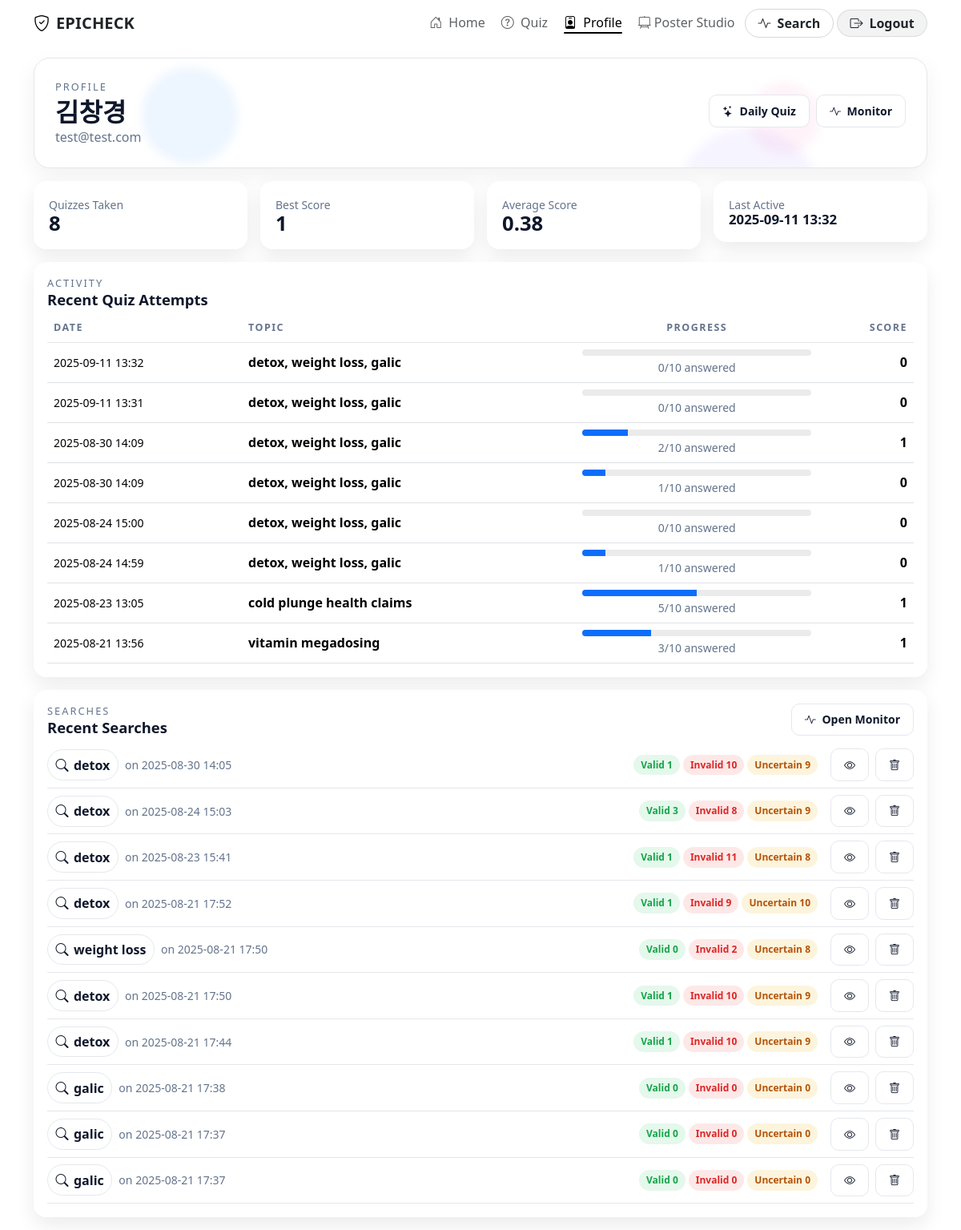
The page /profile (signed in) on the database as committed earlier.
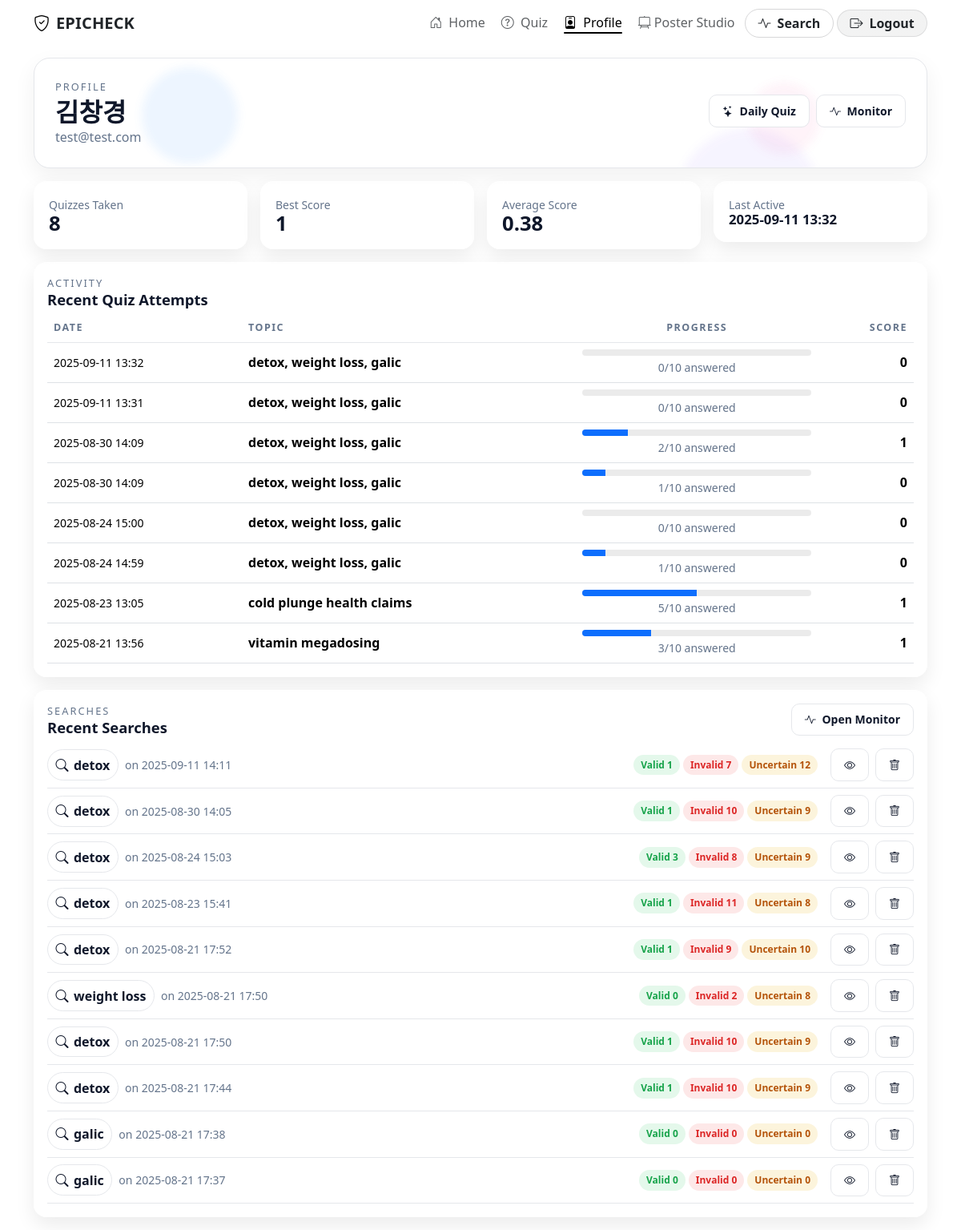
The same page on the database as committed later.
### tables this page shows
CREATE TABLE users (
            id            INTEGER PRIMARY KEY AUTOINCREMENT,
            name          TEXT,
            email         TEXT NOT NULL UNIQUE,
            password_hash TEXT NOT NULL,
            created_at    TEXT NOT NULL
        );

CREATE TABLE quiz_attempts (
            id         INTEGER PRIMARY KEY AUTOINCREMENT,
            quiz_id    INTEGER NOT NULL,
            user_id    INTEGER,                     -- null for anonymous
            anon_id    TEXT,                        -- per-session token for anonymous
            started_at TEXT NOT NULL,
            finished_at TEXT,
            score      INTEGER NOT NULL DEFAULT 0,
            FOREIGN KEY (quiz_id) REFERENCES quizzes(id) ON DELETE CASCADE,
            FOREIGN KEY (user_id) REFERENCES users(id) ON DELETE SET NULL
        );

CREATE TABLE quizzes (
            id         INTEGER PRIMARY KEY AUTOINCREMENT,
            topic      TEXT NOT NULL,
            is_daily   INTEGER NOT NULL DEFAULT 0,  -- 1 for daily quiz
            created_at TEXT NOT NULL
        );

CREATE TABLE searches (
            id          INTEGER PRIMARY KEY AUTOINCREMENT,
            keywords    TEXT NOT NULL,
            sources     TEXT NOT NULL,      -- comma-separated list (e.g., "youtube,reddit")
            created_at  TEXT NOT NULL       -- ISO 8601 UTC
        , user_id INTEGER);

### app.py (the view)
@app.route("/profile")
@login_required
def profile():
    db = get_db()
    user_id = g.user["id"]
    attempts = db.execute(
        """
        SELECT
          qa.id            AS attempt_id,
          qa.quiz_id,
          qa.score,
          qa.started_at,
          qa.finished_at,
          q.topic,
          q.is_daily,
          (SELECT COUNT(*) FROM quiz_items WHERE quiz_id = qa.quiz_id) AS total_items,
          (SELECT COUNT(*) FROM quiz_answers WHERE attempt_id = qa.id) AS answered
        FROM quiz_attempts qa
        JOIN quizzes q ON q.id = qa.quiz_id
        WHERE qa.user_id = ?
        ORDER BY qa.started_at DESC
        LIMIT 10
        """,
        (user_id,)
    ).fetchall()
    stats = db.execute(
        """
        SELECT
          COUNT(*)                 AS total_quizzes,
          COALESCE(AVG(score), 0)  AS avg_score,
          COALESCE(MAX(score), 0)  AS best_score,
          MAX(started_at)          AS last_active
        FROM quiz_attempts
        WHERE user_id = ?
        """,
        (user_id,)
    ).fetchone() or {"total_quizzes": 0, "avg_score": 0, "best_score": 0, "last_active": None}
    searches = db.execute(
        """
        SELECT s.id, s.keywords, s.sources, s.created_at,
               SUM(CASE WHEN p.verdict='valid' THEN 1 ELSE 0 END)     AS valid_count,
               SUM(CASE WHEN p.verdict='invalid' THEN 1 ELSE 0 END)   AS invalid_count,
               SUM(CASE WHEN p.verdict='uncertain' THEN 1 ELSE 0 END) AS uncertain_count
        FROM searches s
        LEFT JOIN posts p ON p.search_id = s.id
        WHERE s.user_id = ?
        GROUP BY s.id
        ORDER BY s.id DESC
        LIMIT 10
        """,
        (user_id,)
    ).fetchall()
    per_topic = db.execute(
        """
        SELECT qi.topic,
               COUNT(*)            AS answered,
               SUM(qa.correct)     AS correct
        FROM quiz_answers qa
        JOIN quiz_items   qi ON qi.id   = qa.item_id
        JOIN quiz_attempts qatt ON qatt.id = qa.attempt_id
        WHERE qatt.user_id = ?
        GROUP BY qi.topic
        ORDER BY answered DESC
        LIMIT 20
        """,
        (user_id,)
    ).fetchall()
    return render_template(
        "profile.html",
        is_guest=False,
        user=g.user,
        stats=dict(stats),
        attempts=[dict(r) for r in attempts],
        searches=[dict(r) for r in searches],
        per_topic=[dict(r) for r in per_topic],
    )

### app.py (called while the page is built)
def _parse_iso_any(value):
    if isinstance(value, datetime):
        dt = value
    else:
        s = str(value or "").strip()
        try:
            dt = datetime.fromisoformat(s.replace("Z", "+00:00"))
        except Exception:
            try:
                dt = datetime.strptime(s, "%Y-%m-%d %H:%M:%S")
            except Exception:
                return None
    if dt.tzinfo is None:
        dt = dt.replace(tzinfo=timezone.utc)
    else:
        dt = dt.astimezone(timezone.utc)
    return dt

@app.template_filter("dt")
def jinja_dt(value, fmt="%Y-%m-%d %H:%M"):
    dt = _parse_iso_any(value)
    if not dt:
        return "" if value in (None, "") else str(value)
    try:
        local = dt.astimezone(ZoneInfo(APP_TZ))
    except Exception:
        local = dt
    return local.strftime(fmt)

def get_db():
    if "db" not in g:
        g.db = sqlite3.connect(DB_PATH, detect_types=sqlite3.PARSE_DECLTYPES)
        g.db.row_factory = sqlite3.Row
    return g.db

@app.before_request
def load_current_user():
    uid = session.get("user_id")
    if uid:
        g.user = get_db().execute("SELECT * FROM users WHERE id = ?", (uid,)).fetchone()
    else:
        g.user = None

@app.context_processor
def inject_user():
    return {"current_user": g.user}

def login_required(fn):
    @wraps(fn)
    def wrapper(*args, **kwargs):
        if not g.user:
            return redirect(url_for("login", next=request.path))
        return fn(*args, **kwargs)
    return wrapper

### templates/profile.html (shortened to what this page needs)
{% extends "nav.html" %}
{% block content %}
<section class="container my-3">
  <div class="dash-hero">
    <div class="hero-bg-particles"><span></span><span></span></div>
    <div class="head">
      <div class="eyebrow">Profile</div>
      <div class="d-flex flex-wrap align-items-center justify-content-between">
        <h2 class="page-title mb-0">
          {{ 'Guest Dashboard' if is_guest else (user.name or 'Your Dashboard') }}
        </h2>
        <div class="d-flex align-items-center gap-2">
          <a class="btn btn-clean btn-sm" href="{{ url_for('quiz_daily') }}"><i class="bi bi-stars me-1"></i> Daily Quiz</a>
          <a class="btn btn-clean btn-sm" href="{{ url_for('monitor') }}"><i class="bi bi-activity me-1"></i> Monitor</a>
        </div>
      </div>
      <p class="kicker mb-0">
        {{ 'You are viewing a guest session (scores saved to this browser).' if is_guest else (user.email or '') }}
      </p>
    </div>
  </div>
</section>
<section class="container my-3">
  <div class="row g-3">
    <div class="col-12 col-md-3">
      <div class="glass stat-card">
        <div class="muted small">Quizzes Taken</div>
        <div class="stat-k">{{ stats.total_quizzes or 0 }}</div>
      </div>
    </div>
    <div class="col-12 col-md-3">
      <div class="glass stat-card">
        <div class="muted small">Best Score</div>
        <div class="stat-k">{{ (stats.best_score or 0) }}</div>
      </div>
    </div>
    <div class="col-12 col-md-3">
      <div class="glass stat-card">
        <div class="muted small">Average Score</div>
        <div class="stat-k">{{ (stats.avg_score or 0)|round(2) }}</div>
      </div>
    </div>
    <div class="col-12 col-md-3">
      <div class="glass stat-card">
        <div class="muted small">Last Active</div>
        <div class="stat-k" style="font-size:1.05rem;">
          {{ (stats.last_active|dt) if stats.last_active else '—' }}
        </div>
      </div>
    </div>
  </div>
</section>
<section class="container my-3">
  <div class="glass p-3">
    <div class="d-flex align-items-center justify-content-between">
      <div class="head mb-0">
        <div class="eyebrow">Activity</div>
        <h3 class="page-title" style="font-size:1.15rem; margin:0;">Recent Quiz Attempts</h3>
      </div>
    </div>
    <div class="table-responsive mt-2">
      <table class="table align-middle mb-0">
        <thead>
          <tr>
            <th>Date</th>
            <th>Topic</th>
            <th class="text-center">Progress</th>
            <th class="text-end">Score</th>
          </tr>
        </thead>
        <tbody>
          {% if attempts %}
            {% for a in attempts %}
            <tr>
              <td class="small">{{ a.started_at|dt }}</td>
              <td class="fw-semibold">{{ a.topic }}</td>
              <td class="text-center" style="min-width:160px;">
                {% set total = a.total_items or 0 %}
                {% set ans = a.answered or 0 %}
                {% set pct = (ans / total * 100) if total>0 else 0 %}
                <div class="progress">
                  <div class="progress-bar" role="progressbar" style="width: {{ pct|round(0) }}%"></div>
                </div>
                <div class="small muted mt-1">{{ ans }}/{{ total }} answered</div>
              </td>
              <td class="text-end fw-bold">{{ a.score }}</td>
            </tr>
            {% endfor %}
          {% else %}
            <tr><td colspan="5" class="text-center text-muted py-4">No attempts yet.</td></tr>
          {% endif %}
        </tbody>
      </table>
    </div>
  </div>
</section>
<section class="container my-3">
  <div class="glass p-3">
    <div class="d-flex align-items-center justify-content-between">
      <div class="head mb-0">
        <div class="eyebrow">Searches</div>
        <h3 class="page-title" style="font-size:1.15rem; margin:0;">Recent Searches</h3>
      </div>
      <a class="btn btn-clean btn-sm" href="{{ url_for('monitor') }}"><i class="bi bi-activity me-1"></i> Open Monitor</a>
    </div>
    <div class="mt-2">
      {% if searches %}
        {% for s in searches %}
         <div class="d-flex flex-wrap align-items-center justify-content-between py-2 border-bottom"
     style="border-color:var(--line) !important;"
     data-search-row="{{ s.id }}">
  <div class="d-flex align-items-center gap-2">
    <span class="kw-chip"><i class="bi bi-search"></i> {{ s.keywords }}</span>
    <span class="small muted">on {{ s.created_at|dt }}</span>
  </div>
  <div class="d-flex align-items-center gap-2">
    <div class="d-flex align-items-center gap-1 me-2">
      <span class="mini-pill p-valid">Valid {{ s.valid_count or 0 }}</span>
      <span class="mini-pill p-invalid">Invalid {{ s.invalid_count or 0 }}</span>
      <span class="mini-pill p-uncertain">Uncertain {{ s.uncertain_count or 0 }}</span>
    </div>
    <button type="button"
            class="btn btn-clean btn-sm"
            data-view-search="{{ s.id }}"
            title="View saved posts"
            aria-label="View saved posts">
      <i class="bi bi-eye"></i>
    </button>
    <button type="button"
            class="btn btn-clean btn-sm"
            data-delete-search="{{ s.id }}"
            title="Delete this search"
            aria-label="Delete this search">
      <i class="bi bi-trash"></i>
    </button>
  </div>
</div>
        {% endfor %}
      {% else %}
        <div class="text-center text-muted py-4">No searches yet.</div>
      {% endif %}
    </div>
  </div>
</section>
{% endblock %}

### templates/nav.html (shortened to what this page needs)
<!doctype html>
<html lang="en" data-bs-theme="light">
<head>
  <link href="https://cdn.jsdelivr.net/npm/bootstrap@5.3.3/dist/css/bootstrap.min.css" rel="stylesheet">
  <link href="https://cdn.jsdelivr.net/npm/bootstrap-icons@1.11.3/font/bootstrap-icons.css" rel="stylesheet">
  <link href="https://cdn.jsdelivr.net/npm/aos@2.3.4/dist/aos.css" rel="stylesheet">
</head>
<body>
  {% set ep = request.endpoint or '' %}
  <nav class="navbar navbar-expand-lg navbar-modern" id="siteNav">
    <div class="container">
      <a class="navbar-brand d-flex align-items-center gap-2" href="{{ url_for('index') }}">
        <i class="bi bi-shield-check"></i>
        <span class="brand-grad">EPICHECK</span>
      </a>
      <div class="collapse navbar-collapse justify-content-end" id="navMain">
        <ul class="navbar-nav ms-auto align-items-lg-center gap-lg-1">
          <li class="nav-item">
            <a class="nav-link {{ 'active' if ep == 'index' else '' }}" href="{{ url_for('index') }}">
              <i class="bi bi-house-door me-1"></i> Home
            </a>
          </li>
          <li class="nav-item">
            <a class="nav-link {{ 'active' if ep in ['quiz','quiz_daily'] else '' }}" href="{{ url_for('quiz_daily') }}">
              <i class="bi bi-question-circle me-1"></i> Quiz
            </a>
          </li>
          <li class="nav-item">
            <a class="nav-link {{ 'active' if ep == 'profile' else '' }}" href="{{ url_for('profile') }}">
              <i class="bi bi-person-badge me-1"></i> Profile
            </a>
          </li>
          <li class="nav-item">
            <a class="nav-link {{ 'active' if ep in [
                  'studio.studio_home',
                  'studio.studio_new',
                  'studio.studio_view',
                  'studio.studio_public'
                ] else '' }}"
               href="{{ url_for('studio.studio_home') }}">
              <i class="bi bi-easel2"></i> Poster Studio
            </a>
          </li>
          <li class="nav-item">
            <a class="btn-monitor {{ 'is-active' if ep == 'monitor' else '' }}" href="{{ url_for('monitor') }}">
              <i class="bi bi-activity"></i><span class="d-none d-sm-inline">Search</span>
            </a>
          </li>
          {% if current_user %}
            <li class="nav-item">
              <a class="btn-logout" href="{{ url_for('logout') }}">
                <i class="bi bi-box-arrow-right"></i><span class="d-none d-sm-inline">Logout</span>
              </a>
            </li>
          {% else %}
            <li class="nav-item">
              <a class="btn-auth" href="{{ url_for('login') }}">
                <i class="bi bi-person-circle"></i><span class="d-none d-sm-inline">Login</span>
              </a>
            </li>
          {% endif %}
        </ul>
      </div>
    </div>
  </nav>
  <main>
    {% block content %}{% endblock %}
  </main>
</body>
</html>

### templates/nav.html (style rules this page uses)
:root { --nav-glass-bg: color-mix(in srgb, var(--bs-body-bg) 65%, transparent); --nav-border: color-mix(in srgb, var(--bs-body-color) 12%, transparent); --link-muted: color-mix(in srgb, var(--bs-body-color) 72%, transparent); }
.navbar-modern { position: fixed; top: 0; left: 0; right: 0; z-index: 1030; backdrop-filter: blur(12px); -webkit-backdrop-filter: blur(12px); background: var(--nav-glass-bg); border-bottom: 1px solid var(--nav-border); transition: background .25s ease, border-color .25s ease, box-shadow .25s ease; }
.navbar-modern.over-hero { background: transparent !important; border-bottom: none !important; box-shadow: none !important; }
.brand-grad { background: none !important; -webkit-text-fill-color: currentColor !important; color: var(--bs-body-color); font-weight: 800; letter-spacing: .15px; }
.navbar-modern .nav-link { position: relative; padding: .5rem .6rem; border-radius: .4rem; color: var(--link-muted); transition: color .18s ease; }
.navbar-modern .nav-link::after { content: ""; display: block; height: 2px; width: 0; background: currentColor; border-radius: 2px; transition: width .18s ease; }
.navbar-modern .nav-link:hover::after, .navbar-modern .nav-link.active::after { width: 100%; }
.btn-monitor { text-decoration: none; font-weight: 700; border-radius: 999px; padding: .55rem 1rem; line-height: 1; display: inline-flex; align-items: center; gap: .5rem; background: transparent; color: var(--bs-body-color); border: 1px solid color-mix(in srgb, var(--bs-body-color) 18%, transparent); box-shadow: none; transition: transform .12s ease, border-color .18s ease, background .18s ease; }
.btn-auth, .btn-logout { --ring: linear-gradient(0deg, color-mix(in srgb, var(--bs-body-color) 16%, transparent), color-mix(in srgb, var(--bs-body-color) 16%, transparent)); font-weight: 600; border-radius: 999px; padding: .5rem .95rem; line-height: 1; border: 1px solid transparent; background: linear-gradient(var(--nav-glass-bg), var(--nav-glass-bg)) padding-box, var(--ring) border-box; color: var(--bs-body-color); box-shadow: none; text-decoration: none; display: inline-flex; align-items: center; gap: .5rem; transition: transform .12s ease, opacity .2s ease, background .2s ease; }
main { padding-top: 56px; }

Rows that differ between the two databases and show on the page:
no longer on this page (row unchanged): searches: keywords "galic", created_at|dt "2025-08-21 17:37", valid_count "0", invalid_count "0", uncertain_count "0"
added searches: keywords "detox", created_at|dt "2025-09-11 14:11", user "1", invalid_count "7", uncertain_count "12"
